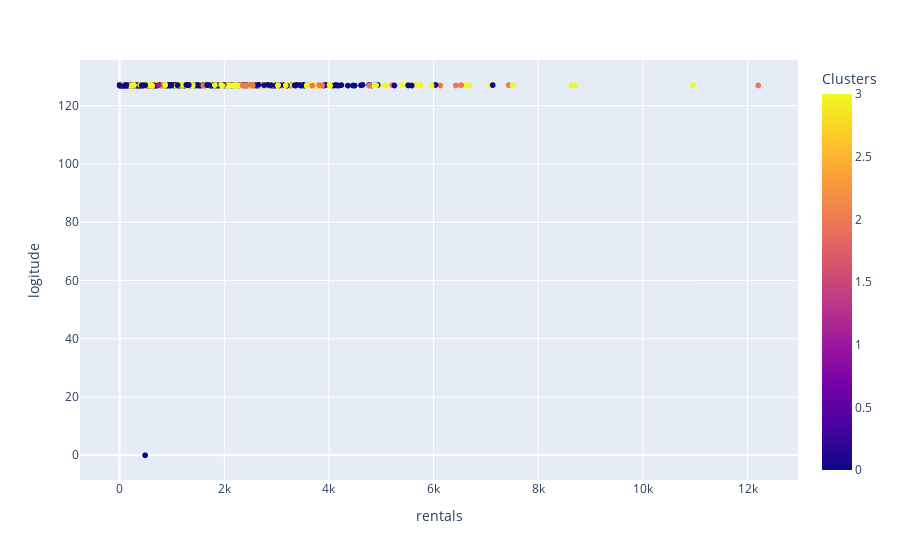

The notebook cell this image was saved under:
### Code cell
fig = px.scatter(model4.dropna(), x='rentals', y='logitude',
                    color='Clusters')
fig.show()

### Figure 1 — Plotly figure (JSON) as saved in the notebook; plotly's stock layout.template omitted (floating-point values rounded to 4 significant figures; data arrays with more than 128 entries replaced by an {"elided": "..."} marker saying what was removed)
{"data": [{"hovertemplate": "rentals=%{x}<br>logitude=%{y}<br>Clusters=%{marker.color}<extra></extra>", "legendgroup": "", "marker": {"color": {"elided": "14218 int values"}, "coloraxis": "coloraxis", "symbol": "circle"}, "mode": "markers", "name": "", "showlegend": false, "type": "scattergl", "x": {"elided": "14218 int values"}, "xaxis": "x", "y": {"elided": "14218 float values"}, "yaxis": "y"}], "layout": {"coloraxis": {"colorbar": {"title": {"text": "Clusters"}}, "colorscale": [[0, "#0d0887"], [0.1111, "#46039f"], [0.2222, "#7201a8"], [0.3333, "#9c179e"], [0.4444, "#bd3786"], [0.5556, "#d8576b"], [0.6667, "#ed7953"], [0.7778, "#fb9f3a"], [0.8889, "#fdca26"], [1, "#f0f921"]]}, "legend": {"tracegroupgap": 0}, "margin": {"t": 60}, "xaxis": {"anchor": "y", "domain": [0, 1], "title": {"text": "rentals"}}, "yaxis": {"anchor": "x", "domain": [0, 1], "title": {"text": "logitude"}}}}
